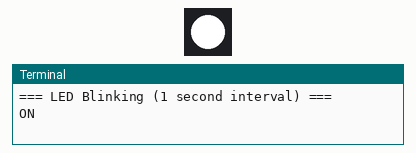
Recording of a program running on a simulated Raspberry Pi (BCM pin numbers). Parts: 1 RGB LEDs in strip order, left to right, the last lines printed to the terminal.

Above: at 0.5 s.
At 3.5 s:
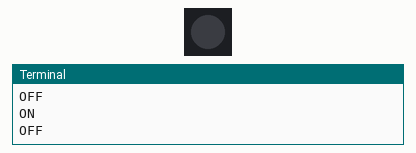
Timing chart, 0 to 4.6 s (numbered marks = the images above):
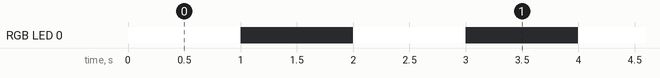

Measured:
- by itself, RGB LED 0: alternates RGB(255, 255, 255) for 1.0 s and off for 1.0 s

The program:

led_activation_log.py
```python
from gpiozero import RGBLED
import time

# Initialize RGB LED (R=17, G=27, B=22)
led = RGBLED(red=17, green=27, blue=22)

print("=== LED Blinking (1 second interval) ===")

try:
    while True:
        led.color = (1, 1, 1)  # ON (white)
        print("ON")
        time.sleep(1)

        led.color = (0, 0, 0)  # OFF
        print("OFF")
        time.sleep(1)

except KeyboardInterrupt:
    print("\n=== Stopped ===")

finally:
    led.close()
```
